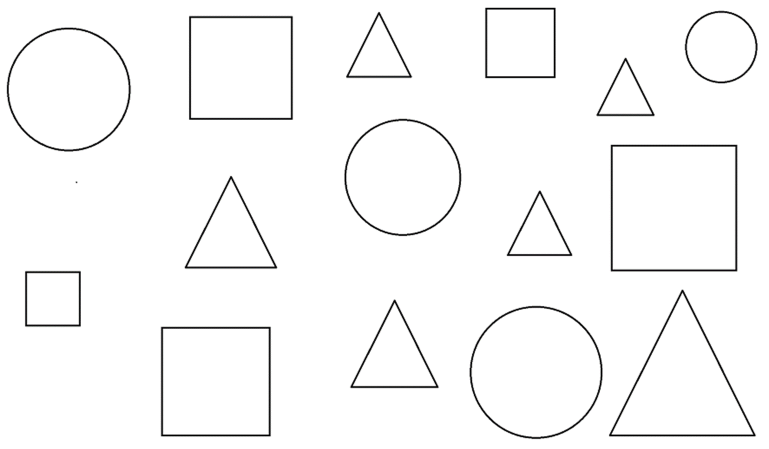
#> input picture lab6/6-1.png, 1538 x 897 px, found by its file name (shown at 1/2 size)
$ python kod.py
#> lines starting #> are read from the running program, lines starting #| are printed output that depends on the picture; after the words box and inside, x2 and y2 are one past the last pixel; in counts of white or black regions, pixels touching at a corner belong together
import cv2
import numpy


def nothing(x):
    pass


pathImg = "./lab6/6-1.PNG"
winName = "Test Window"

cv2.namedWindow(winName, cv2.WINDOW_GUI_NORMAL)
img = cv2.resize(cv2.imread(pathImg, flags=cv2.IMREAD_GRAYSCALE), (1920, 1080))
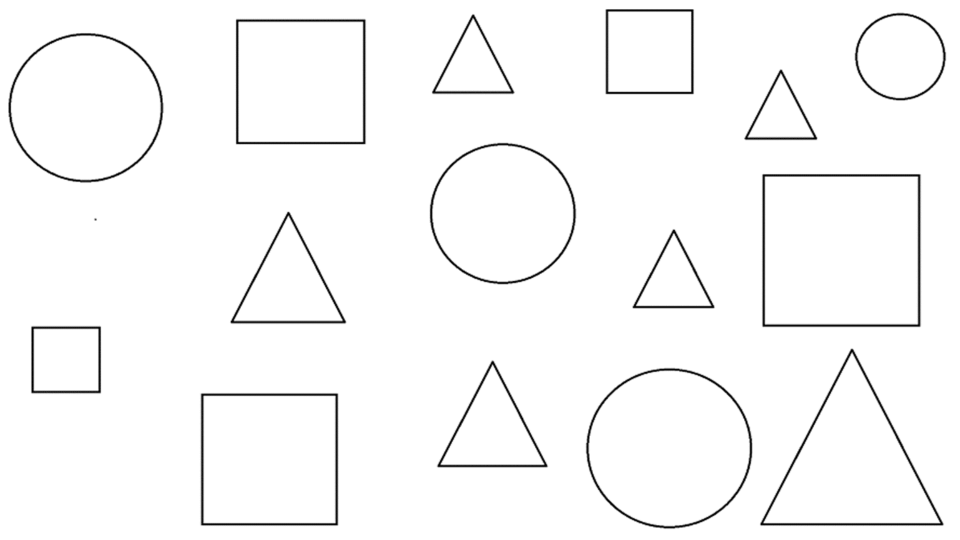
#> img: shape (1080, 1920) (shown at 1/2 size); min 0, max 255, mean 248.7
threshold_new, new_img = cv2.threshold(img, 200, 255, cv2.THRESH_BINARY)
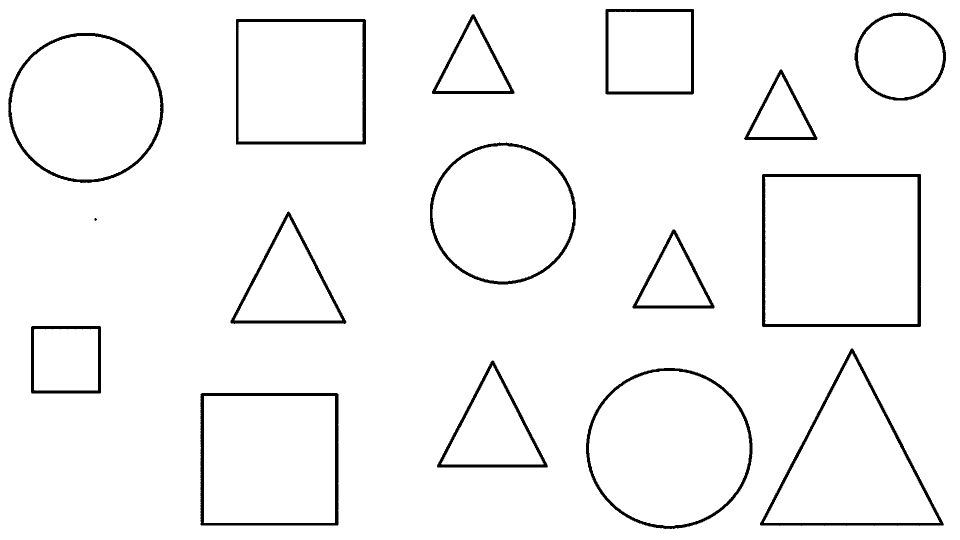
#> new_img: shape (1080, 1920) (shown at 1/2 size); 96.6% white; 16 black regions, largest, box (x1, y1, x2, y2) and area: (1524, 348, 1842, 654) 7752, (401, 786, 677, 1051) 6527, (1520, 697, 1888, 1052) 6460
new_img = cv2.morphologyEx(new_img, cv2.MORPH_BLACKHAT, kernel=numpy.ones((10, 10), dtype=int),
                           anchor=(-1, -1),
                           iterations=6,
                           borderType=cv2.BORDER_CONSTANT, borderValue=(
                               255, 255, 255),
                           )
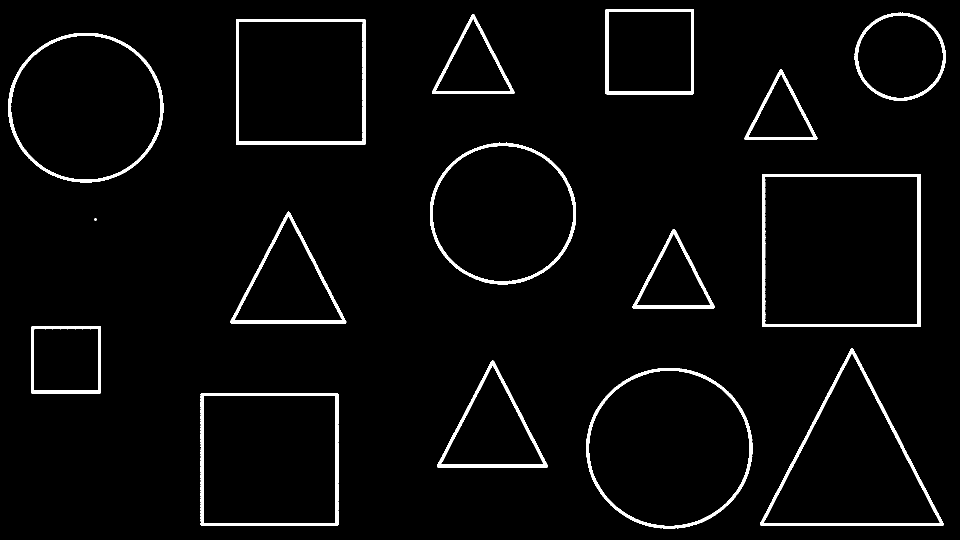
#> new_img: shape (1080, 1920) (shown at 1/2 size); 3.4% white; 16 white regions

contours, hierarchy = cv2.findContours(
    new_img, cv2.RETR_LIST, cv2.CHAIN_APPROX_SIMPLE)
#> contours = 31 contours, 1 with area under 20; largest, box (x1, y1, x2, y2) and area: (1524, 348, 1842, 654) 96679, (1529, 353, 1836, 649) 90146, (1172, 736, 1505, 1058) 83496, (1177, 741, 1500, 1053) 78458, (16, 66, 327, 366) 72543

print(hierarchy)
#> (printed output is left out)
img2 = cv2.cvtColor(img, cv2.COLOR_GRAY2RGB)

for i in range(0, len(contours)):
    area = cv2.contourArea(contours[i])
    c, r = cv2.minEnclosingCircle(contours[i])
    s = 3.14*r**2
    if area < s*1.05 and area > s*0.95:
        cv2.drawContours(
            img2,  # исходное изображение
            contours,  # список контуров
            i,  # индекс контура для рисования
            (255, 0, 0),  # цвет для рисования
            5,  # толщина линии для рисования
            cv2.LINE_4  # тип линии для рисования
        )
    s = 2*r**2
    if area < s*1.05 and area > s*0.95:
        cv2.drawContours(
            img2,  # исходное изображение
            contours,  # список контуров
            i,  # индекс контура для рисования
            (0, 255, 0),  # цвет для рисования
            5,  # толщина линии для рисования
            cv2.LINE_4  # тип линии для рисования
        )
    x,y = c
    # cv2.circle(img2, (int(x),int(y)), int(r), (1,255,255))
    len = cv2. arcLength(
        contours[i],  # контур
        closed=False  # замкнутый или нет
    )
    s = (3*(3**0.5)*r**2)/4
    if area < s*1.05 and area > s*0.95:
        cv2.drawContours(
            img2,  # исходное изображение
            contours,  # список контуров
            i,  # индекс контура для рисования
            (0, 0, 255),  # цвет для рисования
            5,  # толщина линии для рисования
            cv2.LINE_4  # тип линии для рисования
        )
#> this loop made 31 passes
#> (area, r, x, y, len) on passes 1 to 12: (67064, 182.5, 538.5, 918.5, 783.5), (72539, 189.6, 538.5, 918.5, 846.9), (78457.5, 161.6, 1338.2, 895.1, 1050.8), (83496.5, 166.6, 1338.3, 896, 1070.9), (20742, 125.6, 984.3, 855.6, 686.2), (24190.5, 134.7, 984.4, 855.7, 736.5), (60394, 215.4, 1703.5, 921.4, 1177.6), (65800, 223.8, 1703.4, 920.7, 1229.6), (15984, 88.44, 132, 719, 505.5), (18620.5, 95.83, 132, 719.5, 408.1), (10879.5, 90.91, 1346.5, 557.9, 494.7), (13397.5, 99.3, 1346.5, 558.3, 541.7)
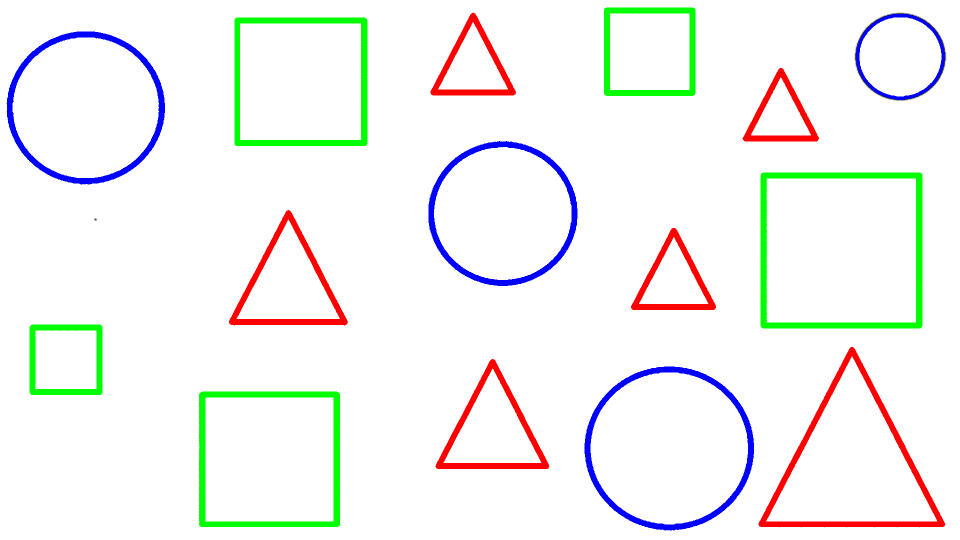
#> img2: shape (1080, 1920, 3) (shown at 1/2 size); mean B, G, R 242.6, 244.8, 243.7


cv2.imshow(winName, img2)
key = cv2.waitKey()
#> (key Esc is pressed here)
